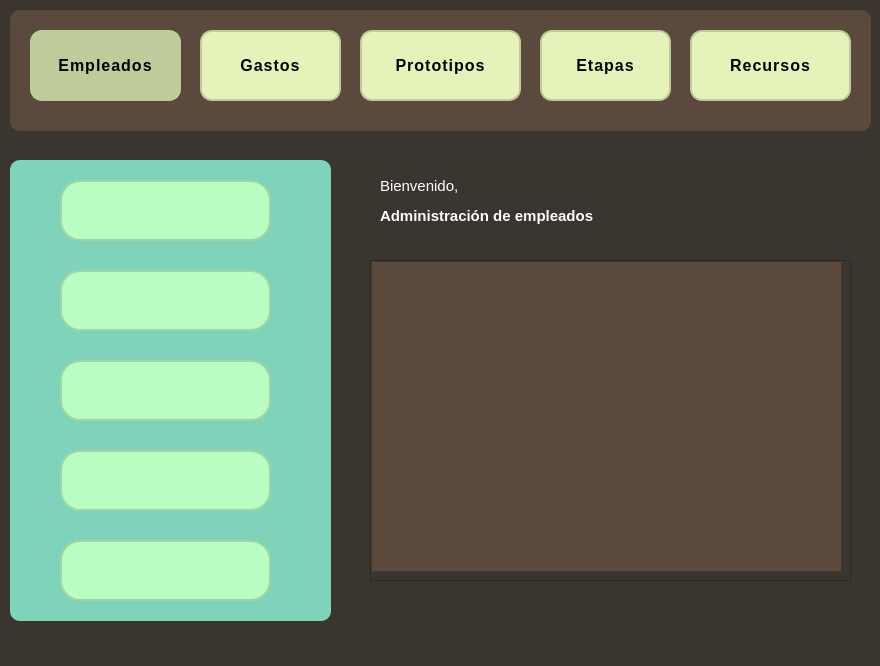
<?xml version="1.0" encoding="UTF-8"?>
<ui version="4.0">
 <class>MainWindow</class>
 <widget class="QMainWindow" name="MainWindow">
  <property name="geometry">
   <rect>
    <x>0</x>
    <y>0</y>
    <width>880</width>
    <height>666</height>
   </rect>
  </property>
  <property name="windowTitle">
   <string>MainWindow</string>
  </property>
  <property name="styleSheet">
   <string notr="true">color:white;
background-color: rgb(58, 53, 47);
</string>
  </property>
  <property name="labelUsuario" stdset="0">
   <string/>
  </property>
  <widget class="QWidget" name="centralwidget">
   <widget class="QLabel" name="label">
    <property name="geometry">
     <rect>
      <x>380</x>
      <y>200</y>
      <width>221</width>
      <height>31</height>
     </rect>
    </property>
    <property name="maximumSize">
     <size>
      <width>16777215</width>
      <height>31</height>
     </size>
    </property>
    <property name="styleSheet">
     <string notr="true">font: 15px;
font-family: 'Open Sans', Arial, sans-serif;
color: white;
font-weight: bold;</string>
    </property>
    <property name="text">
     <string>Administración de empleados</string>
    </property>
   </widget>
   <widget class="QFrame" name="frame">
    <property name="geometry">
     <rect>
      <x>10</x>
      <y>10</y>
      <width>861</width>
      <height>121</height>
     </rect>
    </property>
    <property name="styleSheet">
     <string notr="true">QFrame{
background-color: rgb(92, 73, 61);
border-radius: 10px;
}

QPushButton {
    background-color: #e5f3ba;
    border: 2px solid rgb(192, 203, 155);
    border-radius: 12px;
    padding: 12px 20px;
    font-family: 'Open Sans', Arial, sans-serif;
    font-size: 16px;
    font-weight: 600;
    letter-spacing: 1px;
    text-transform: uppercase;
}
QPushButton:hover {
    background-color:  rgb(192, 203, 155);
}
QPushButton:pressed {
    background-color: #e5f3ba;
}


</string>
    </property>
    <property name="frameShape">
     <enum>QFrame::StyledPanel</enum>
    </property>
    <property name="frameShadow">
     <enum>QFrame::Raised</enum>
    </property>
    <widget class="QPushButton" name="btnEmpleados">
     <property name="geometry">
      <rect>
       <x>20</x>
       <y>20</y>
       <width>151</width>
       <height>71</height>
      </rect>
     </property>
     <property name="styleSheet">
      <string notr="true">background-color: rgb(192, 203, 155);
color:black;</string>
     </property>
     <property name="text">
      <string>Empleados</string>
     </property>
    </widget>
    <widget class="QPushButton" name="btnGastos">
     <property name="geometry">
      <rect>
       <x>190</x>
       <y>20</y>
       <width>141</width>
       <height>71</height>
      </rect>
     </property>
     <property name="styleSheet">
      <string notr="true">color:black;</string>
     </property>
     <property name="text">
      <string>Gastos</string>
     </property>
    </widget>
    <widget class="QPushButton" name="btnProto">
     <property name="geometry">
      <rect>
       <x>350</x>
       <y>20</y>
       <width>161</width>
       <height>71</height>
      </rect>
     </property>
     <property name="styleSheet">
      <string notr="true">color:black;</string>
     </property>
     <property name="text">
      <string>Prototipos</string>
     </property>
    </widget>
    <widget class="QPushButton" name="btnEtapas">
     <property name="geometry">
      <rect>
       <x>530</x>
       <y>20</y>
       <width>131</width>
       <height>71</height>
      </rect>
     </property>
     <property name="styleSheet">
      <string notr="true">color:black;</string>
     </property>
     <property name="text">
      <string>Etapas</string>
     </property>
    </widget>
    <widget class="QPushButton" name="btnRecursos">
     <property name="geometry">
      <rect>
       <x>680</x>
       <y>20</y>
       <width>161</width>
       <height>71</height>
      </rect>
     </property>
     <property name="styleSheet">
      <string notr="true">color:black;</string>
     </property>
     <property name="text">
      <string>Recursos</string>
     </property>
    </widget>
   </widget>
   <widget class="QLabel" name="labelusu">
    <property name="geometry">
     <rect>
      <x>380</x>
      <y>170</y>
      <width>291</width>
      <height>31</height>
     </rect>
    </property>
    <property name="styleSheet">
     <string notr="true">font: 15px;
font-family: 'Open Sans', Arial, sans-serif;
color: white</string>
    </property>
    <property name="text">
     <string>Bienvenido,</string>
    </property>
   </widget>
   <widget class="QFrame" name="frame_2">
    <property name="geometry">
     <rect>
      <x>10</x>
      <y>160</y>
      <width>321</width>
      <height>461</height>
     </rect>
    </property>
    <property name="styleSheet">
     <string notr="true">QFrame{
background-color: #80d3bb;
border-radius: 10px;
}

QPushButton {
        background-color: #bafdc2;
        font-family: &quot;Arial&quot;;
        font-size: 14px;
        font-weight: bold; 
		border-radius: 20px;
		 border: 2px solid rgb(157, 213, 164);

}

QPushButton:hover {
    background-color: rgb(157, 213, 164);
}
QPushButton:pressed {
    background-color: rgb(0, 95, 0);
    border-color: rgb(0, 85, 0);
}
</string>
    </property>
    <property name="frameShape">
     <enum>QFrame::StyledPanel</enum>
    </property>
    <property name="frameShadow">
     <enum>QFrame::Raised</enum>
    </property>
    <widget class="QPushButton" name="btnAdd">
     <property name="geometry">
      <rect>
       <x>50</x>
       <y>20</y>
       <width>211</width>
       <height>61</height>
      </rect>
     </property>
     <property name="cursor">
      <cursorShape>PointingHandCursor</cursorShape>
     </property>
     <property name="styleSheet">
      <string notr="true"/>
     </property>
     <property name="text">
      <string/>
     </property>
     <property name="icon">
      <iconset>
       <normaloff>imagenes/agregar-usuario (1).png</normaloff>imagenes/agregar-usuario (1).png</iconset>
     </property>
     <property name="iconSize">
      <size>
       <width>50</width>
       <height>50</height>
      </size>
     </property>
    </widget>
    <widget class="QPushButton" name="btnDelete">
     <property name="geometry">
      <rect>
       <x>50</x>
       <y>110</y>
       <width>211</width>
       <height>61</height>
      </rect>
     </property>
     <property name="cursor">
      <cursorShape>PointingHandCursor</cursorShape>
     </property>
     <property name="styleSheet">
      <string notr="true"/>
     </property>
     <property name="text">
      <string/>
     </property>
     <property name="icon">
      <iconset>
       <normaloff>imagenes/borrar-usuario.png</normaloff>imagenes/borrar-usuario.png</iconset>
     </property>
     <property name="iconSize">
      <size>
       <width>50</width>
       <height>50</height>
      </size>
     </property>
    </widget>
    <widget class="QPushButton" name="btnEdit">
     <property name="geometry">
      <rect>
       <x>50</x>
       <y>200</y>
       <width>211</width>
       <height>61</height>
      </rect>
     </property>
     <property name="cursor">
      <cursorShape>PointingHandCursor</cursorShape>
     </property>
     <property name="styleSheet">
      <string notr="true"/>
     </property>
     <property name="text">
      <string/>
     </property>
     <property name="icon">
      <iconset>
       <normaloff>imagenes/lapiz-de-usuario.png</normaloff>imagenes/lapiz-de-usuario.png</iconset>
     </property>
     <property name="iconSize">
      <size>
       <width>50</width>
       <height>50</height>
      </size>
     </property>
    </widget>
    <widget class="QPushButton" name="btntlf">
     <property name="geometry">
      <rect>
       <x>50</x>
       <y>290</y>
       <width>211</width>
       <height>61</height>
      </rect>
     </property>
     <property name="cursor">
      <cursorShape>PointingHandCursor</cursorShape>
     </property>
     <property name="text">
      <string/>
     </property>
     <property name="icon">
      <iconset>
       <normaloff>imagenes/telefono-mas.png</normaloff>imagenes/telefono-mas.png</iconset>
     </property>
     <property name="iconSize">
      <size>
       <width>50</width>
       <height>50</height>
      </size>
     </property>
    </widget>
    <widget class="QPushButton" name="btninspect">
     <property name="geometry">
      <rect>
       <x>50</x>
       <y>380</y>
       <width>211</width>
       <height>61</height>
      </rect>
     </property>
     <property name="cursor">
      <cursorShape>PointingHandCursor</cursorShape>
     </property>
     <property name="text">
      <string/>
     </property>
     <property name="icon">
      <iconset>
       <normaloff>imagenes/descubrir.png</normaloff>imagenes/descubrir.png</iconset>
     </property>
     <property name="iconSize">
      <size>
       <width>50</width>
       <height>50</height>
      </size>
     </property>
    </widget>
   </widget>
   <widget class="QScrollArea" name="scrollArea_2">
    <property name="geometry">
     <rect>
      <x>370</x>
      <y>260</y>
      <width>481</width>
      <height>321</height>
     </rect>
    </property>
    <property name="widgetResizable">
     <bool>true</bool>
    </property>
    <widget class="QWidget" name="scrollAreaWidgetContents_2">
     <property name="geometry">
      <rect>
       <x>0</x>
       <y>0</y>
       <width>479</width>
       <height>319</height>
      </rect>
     </property>
     <widget class="QListWidget" name="listEmpleados">
      <property name="geometry">
       <rect>
        <x>0</x>
        <y>0</y>
        <width>471</width>
        <height>311</height>
       </rect>
      </property>
      <property name="styleSheet">
       <string notr="true">color: white;
background-color: rgb(92, 73, 61);</string>
      </property>
     </widget>
    </widget>
   </widget>
  </widget>
 </widget>
 <resources/>
 <connections/>
</ui>
